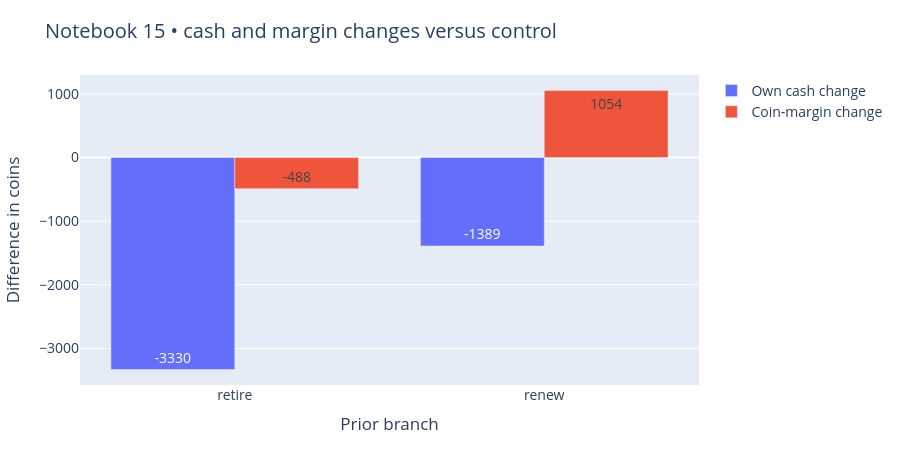
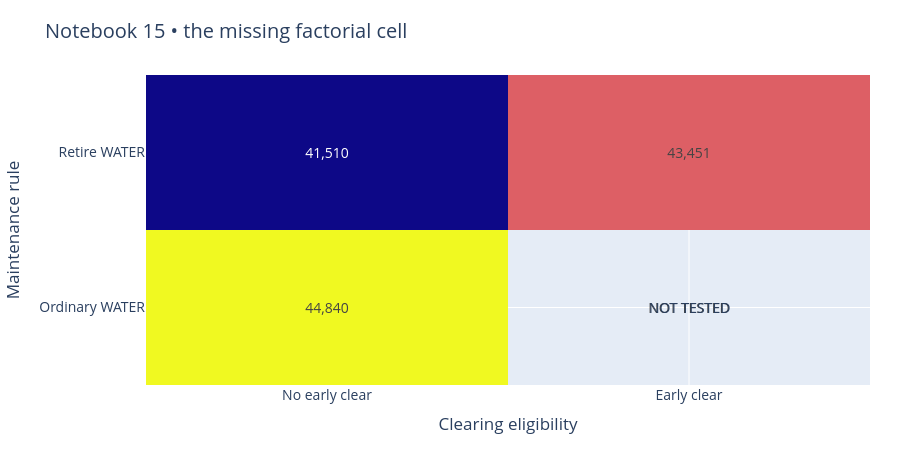

Write notebook code for charts like these, in order.
### Markdown cell above
## 1 · What the preceding result actually shows

Retirement: −3,330 own coins and −488 margin. Combined renewal: −1,389 own coins but +1,054 margin. All outcomes remained wins. Both failed the predeclared conservative cash guard; calling combined renewal a lost match would be incorrect. The missing cell is **clearing without retiring WATER jobs**.

### Code cell
for fig in previous(BASE):
    fig.show()

### Figure 1 — Plotly figure (JSON) as saved in the notebook; plotly's stock layout.template omitted (floating-point values rounded to 4 significant figures)
{"data": [{"alignmentgroup": "True", "hovertemplate": "metric=Own cash change<br>mode=%{x}<br>amount=%{text}<extra></extra>", "legendgroup": "Own cash change", "marker": {"color": "#636efa", "pattern": {"shape": ""}}, "name": "Own cash change", "offsetgroup": "Own cash change", "orientation": "v", "showlegend": true, "text": [-3330.0, -1389.0], "textposition": "auto", "type": "bar", "x": ["retire", "renew"], "xaxis": "x", "y": [-3330.0, -1389.0], "yaxis": "y"}, {"alignmentgroup": "True", "hovertemplate": "metric=Coin-margin change<br>mode=%{x}<br>amount=%{text}<extra></extra>", "legendgroup": "Coin-margin change", "marker": {"color": "#EF553B", "pattern": {"shape": ""}}, "name": "Coin-margin change", "offsetgroup": "Coin-margin change", "orientation": "v", "showlegend": true, "text": [-488.0, 1054.0], "textposition": "auto", "type": "bar", "x": ["retire", "renew"], "xaxis": "x", "y": [-488.0, 1054.0], "yaxis": "y"}], "layout": {"barmode": "group", "font": {"size": 14}, "height": 450, "hovermode": "closest", "legend": {"title": {"text": ""}, "tracegroupgap": 0}, "margin": {"b": 65, "l": 65, "r": 30, "t": 75}, "title": {"text": "Notebook 15 • cash and margin changes versus control"}, "xaxis": {"anchor": "y", "domain": [0, 1], "title": {"text": "Prior branch"}}, "yaxis": {"anchor": "x", "domain": [0, 1], "title": {"text": "Difference in coins"}}}}

### Figure 2 — Plotly figure (JSON) as saved in the notebook; plotly's stock layout.template omitted (floating-point values rounded to 4 significant figures)
{"data": [{"hoverongaps": false, "showscale": false, "text": [["44,840", "NOT TESTED"], ["41,510", "43,451"]], "texttemplate": "%{text}", "type": "heatmap", "x": ["No early clear", "Early clear"], "y": ["Ordinary WATER", "Retire WATER"], "z": [[44840, null], [41510, 43451]]}], "layout": {"annotations": [{"showarrow": false, "text": "NOT TESTED", "x": "Early clear", "y": "Ordinary WATER"}], "font": {"size": 14}, "height": 450, "hovermode": "closest", "legend": {"title": {"text": ""}}, "margin": {"b": 65, "l": 65, "r": 30, "t": 75}, "title": {"text": "Notebook 15 • the missing factorial cell"}, "xaxis": {"title": {"text": "Clearing eligibility"}}, "yaxis": {"title": {"text": "Maintenance rule"}}}}
